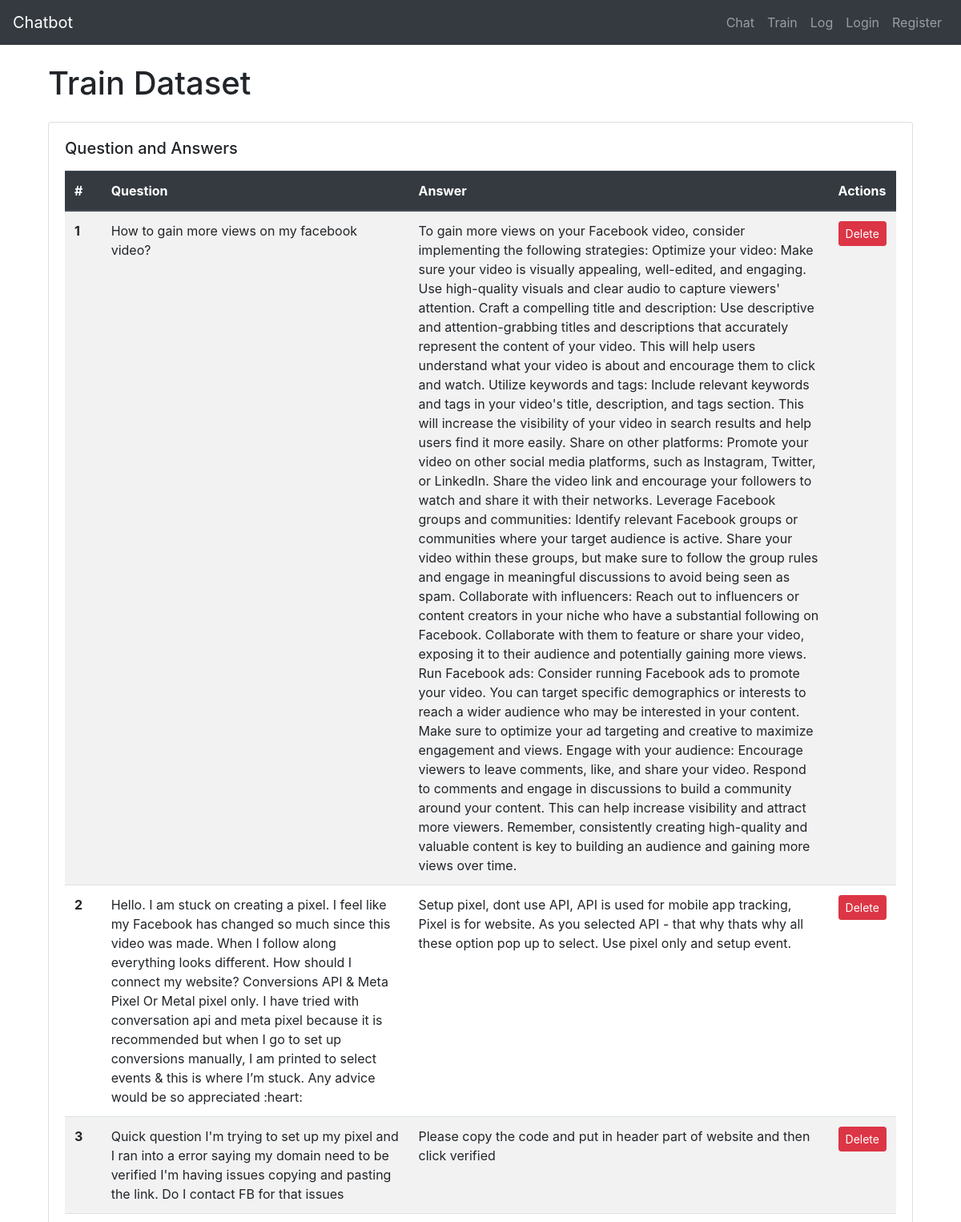
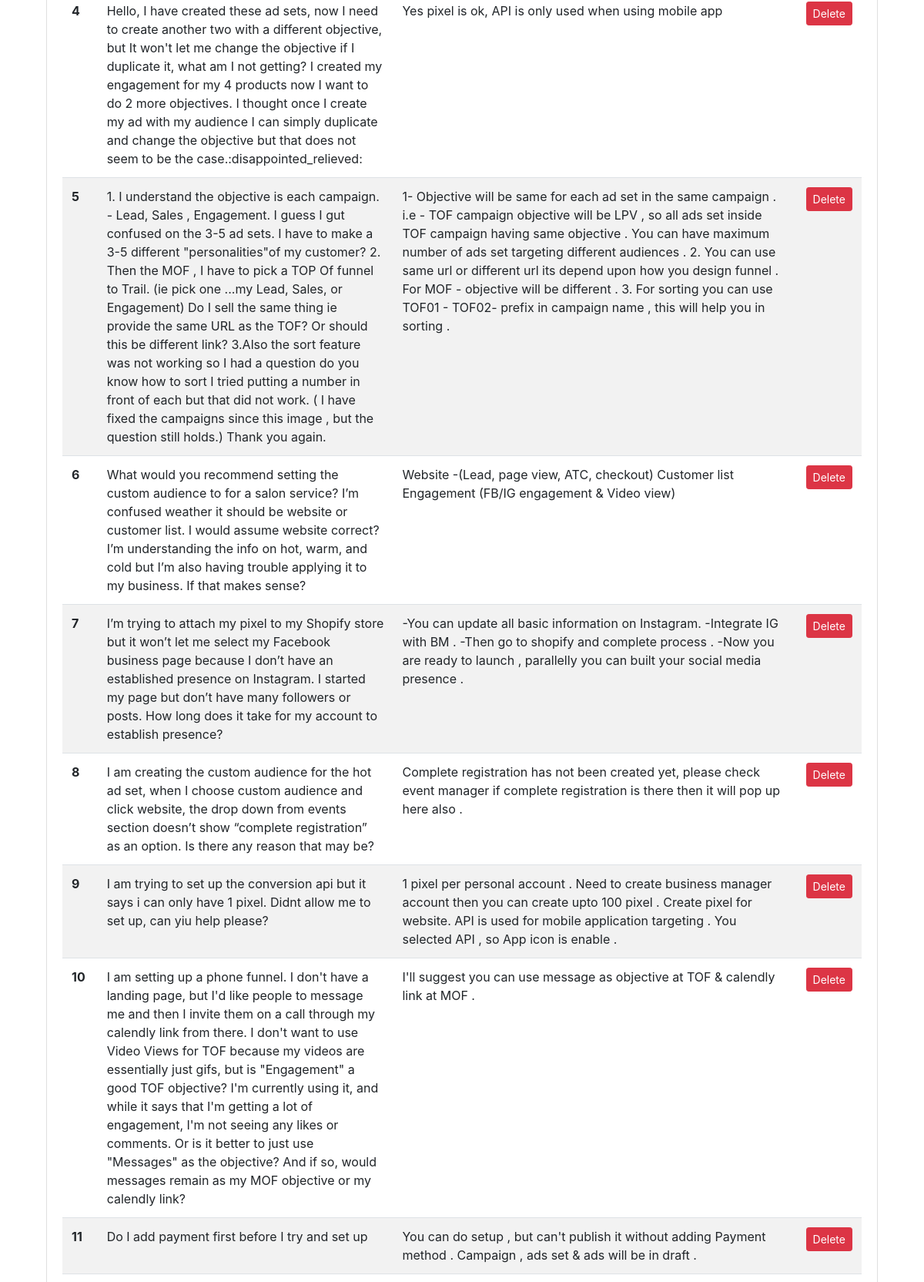
/train/ (upper part), run on the app's committed database (2 pictures, top to bottom).
### train/models.py (models this page shows, shortened)
class Train_dataset(models.Model):
    id = models.AutoField(primary_key=True)
    question = models.CharField(max_length=1000)
    answers = models.CharField(max_length=1000)
    created_at = models.DateTimeField(auto_now_add=True)

### train/views.py (the view)
# urls.py: path('train/', include('train.urls'))
def train(request):
    question_answers = Train_dataset.objects.all()
    if request.method == 'POST':
        form = TrainForm(request.POST, request.FILES)
        if form.is_valid():
            print("Form is valid")  # Print for debugging
            form.save()
            excel_file = request.FILES.get('excel_file')
            print("Excel File:", excel_file)  # Print the uploaded Excel file for debugging
            if excel_file:
                print("Excel File is valid")  # Print for debugging
                handle_uploaded_excel(excel_file)
            else:
                print("Excel File is not valid")  # Print for debugging
            return redirect('train')  # Redirect to the same page after submission
    else:
        form = TrainForm()
    return render(request, 'train.html', {'question_answers': question_answers, 'form': form})

### templates/train.html (shortened to what this page needs)
{% extends 'base.html' %}
{% block content %}
  <div class="container mt-4">
    <h1 class="mb-4">Train Dataset</h1>
    <div class="card mt-4">
      <div class="card-body">
        <h5 class="card-title mb-3">Question and Answers</h5>
        <table class="table table-striped">
          <thead class="thead-dark">
            <tr>
              <th scope="col">#</th>
              <th scope="col">Question</th>
              <th scope="col">Answer</th>
              <th scope="col">Actions</th>
            </tr>
          </thead>
          <tbody>
            {% for qa in question_answers %}
              <tr>
                <th scope="row">{{ forloop.counter }}</th>
                <td>{{ qa.question }}</td>
                <td>{{ qa.answers }}</td>
                <td>
                  <form method="post" action="{% url 'delete' qa.id %}" style="display: inline;">
                    <button type="submit" class="btn btn-danger btn-sm">Delete</button>
                  </form>
                </td>
              </tr>
            {% endfor %}
          </tbody>
        </table>
      </div>
    </div>
        </div>
{% endblock %}

### data on the page
Train_dataset: question "How to gain more views on my facebook video?", answers "To gain more views on your Facebook video, consider implementing the following strategies: Optimize your video: Make sure your video is visually appealing, well-edited, and engaging. Use high-quality visuals and clear audio to capture viewers' attention. Craft a compelling title and description: Use descriptive and attention-grabbing titles and descriptions that accurately represent the content of your video. This will help users understand what your video is about and encourage them to click and watch. Utilize keywords and tags: Include relevant keywords and tags in your video's title, description, and tags section. This will increase the visibility of your video in search results and help…"
Train_dataset: question "Hello. I am stuck on creating a pixel. I feel like my Facebook has changed so much since this video was made. When I follow along everything looks different. How should I connect my website? Conversions API & Meta Pixel Or Metal pixel only. I have tried with conversation api and meta pixel because it is recommended but when I go to set up conversions manually, I am printed to select events & this is where I’m stuck. Any advice would be so appreciated :heart:", answers "Setup pixel, dont use API, API is used for mobile app tracking, Pixel is for website. As you selected API - that why thats why all these option pop up to select. Use pixel only and setup event."
Train_dataset: question "Quick question I'm trying to set up my pixel and I ran into a error saying my domain need to be verified I'm having issues copying and pasting the link. Do I contact FB for that issues", answers "Please copy the code and put in header part of website and then click verified"
Train_dataset: question "Hello, I have created these ad sets, now I need to create another two with a different objective, but It won't let me change the objective if I duplicate it, what am I not getting? I created my engagement for my 4 products now I want to do 2 more objectives. I thought once I create my ad with my audience I can simply duplicate and change the objective but that does not seem to be the case.:disappointed_relieved:", answers "Yes pixel is ok, API is only used when using mobile app"
Train_dataset: question "1. I understand the objective is each campaign. - Lead, Sales , Engagement. I guess I gut confused on the 3-5 ad sets. I have to make a 3-5 different \"personalities\"of my customer? 2. Then the MOF , I have to pick a TOP Of funnel to Trail. (ie pick one ...my Lead, Sales, or Engagement) Do I sell the same thing ie provide the same URL as the TOF? Or should this be different link? 3.Also the sort feature was not working so I had a question do you know how to sort I tried putting a number in front of each but that did not work. ( I have fixed the campaigns since this image , but the question still holds.) Thank you again.", answers "1- Objective will be same for each ad set in the same campaign . i.e - TOF campaign objective will be LPV , so all ads set inside TOF campaign having same objective . You can have maximum number of ads set targeting different audiences . 2. You can use same url or different url its depend upon how you design funnel . For MOF - objective will be different . 3. For sorting you can use TOF01 - TOF02- prefix in campaign name , this will help you in sorting ."
Train_dataset: question "What would you recommend setting the custom audience to for a salon service? I’m confused weather it should be website or customer list. I would assume website correct? I’m understanding the info on hot, warm, and cold but I’m also having trouble applying it to my business. If that makes sense?", answers "Website -(Lead, page view, ATC, checkout) Customer list Engagement (FB/IG engagement & Video view)"
Train_dataset: question "I’m trying to attach my pixel to my Shopify store but it won’t let me select my Facebook business page because I don’t have an established presence on Instagram. I started my page but don’t have many followers or posts. How long does it take for my account to establish presence?", answers "-You can update all basic information on Instagram. -Integrate IG with BM . -Then go to shopify and complete process . -Now you are ready to launch , parallelly you can built your social media presence ."
Train_dataset: question "I am creating the custom audience for the hot ad set, when I choose custom audience and click website, the drop down from events section doesn’t show “complete registration” as an option. Is there any reason that may be?", answers "Complete registration has not been created yet, please check event manager if complete registration is there then it will pop up here also ."
Train_dataset: question "I am trying to set up the conversion api but it says i can only have 1 pixel. Didnt allow me to set up, can yiu help please?", answers "1 pixel per personal account . Need to create business manager account then you can create upto 100 pixel . Create pixel for website. API is used for mobile application targeting . You selected API , so App icon is enable ."
Train_dataset: question "I am setting up a phone funnel. I don't have a landing page, but I'd like people to message me and then I invite them on a call through my calendly link from there. I don't want to use Video Views for TOF because my videos are essentially just gifs, but is \"Engagement\" a good TOF objective? I'm currently using it, and while it says that I'm getting a lot of engagement, I'm not seeing any likes or comments. Or is it better to just use \"Messages\" as the objective? And if so, would messages remain as my MOF objective or my calendly link?", answers "I'll suggest you can use message as objective at TOF & calendly link at MOF ."
Train_dataset: question "Do I add payment first before I try and set up", answers "You can do setup , but can't publish it without adding Payment method . Campaign , ads set & ads will be in draft ."
